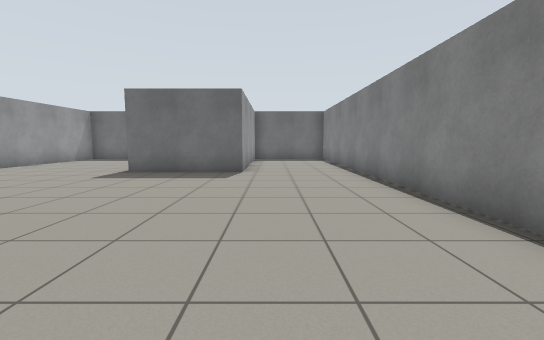
view 1 (above)

16 first-person views from a walk through a world built for the Gazebo simulator. The camera is 0.94 m above the floor, tilts 6° down and sees 90° across. The floor is counted in squares, 1 m on a side. Each view is taken from the middle of a square. On the plan, view 1 faces up. The plan holds only what a view shows up to about 11 squares ahead; the rest is blank.

view 2
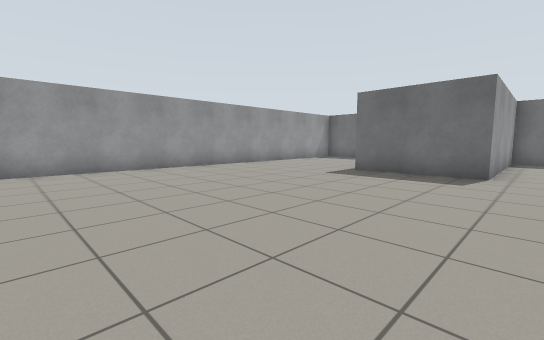

view 3
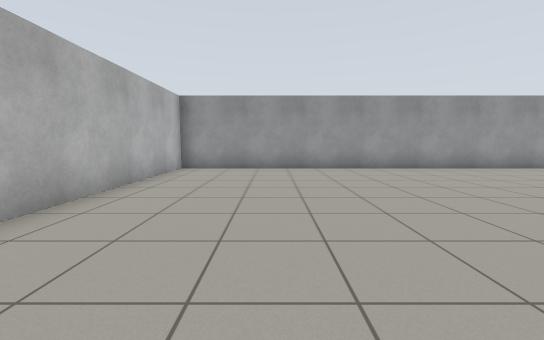

view 4
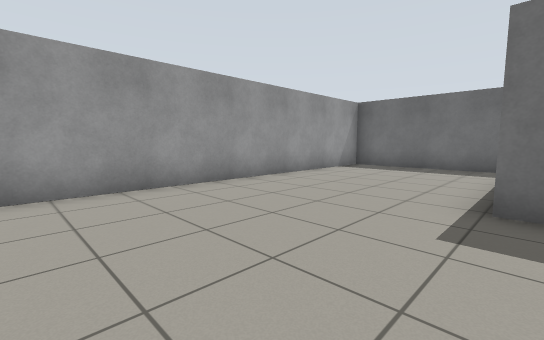

view 5
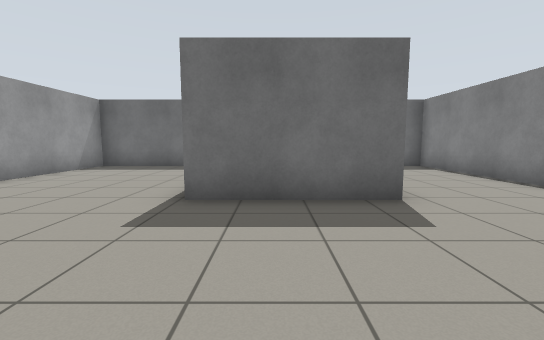

view 6
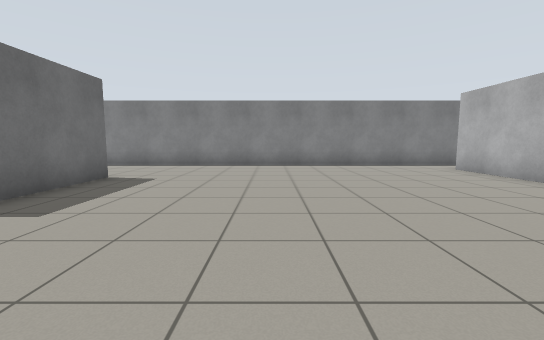

view 7
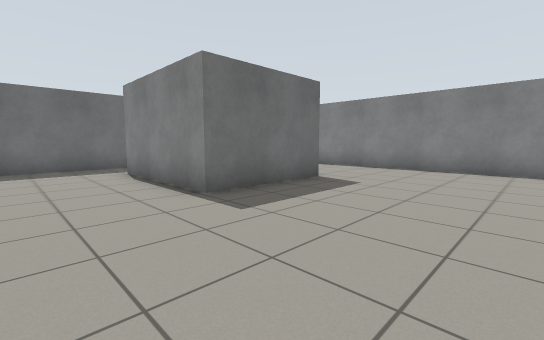

view 8
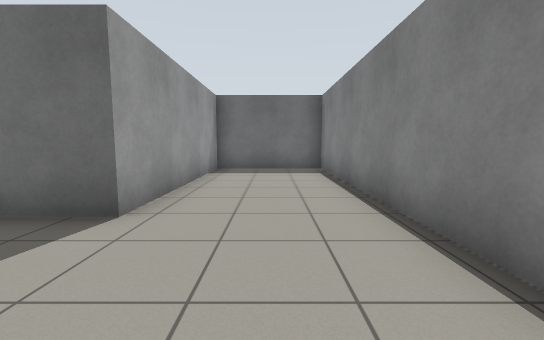

view 9
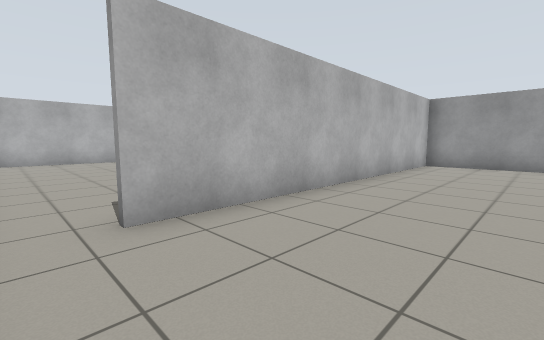

view 10
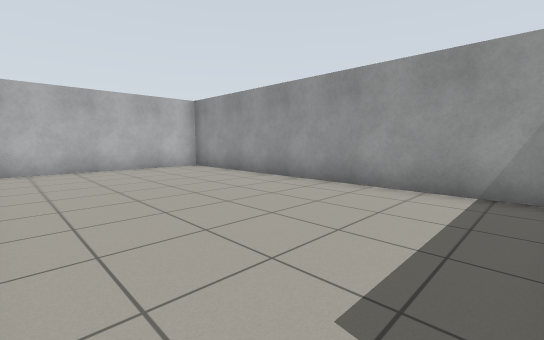

view 11
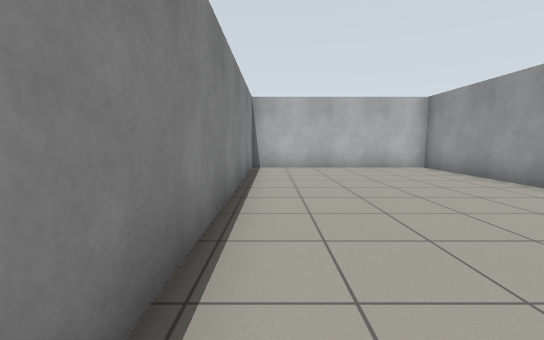

view 12
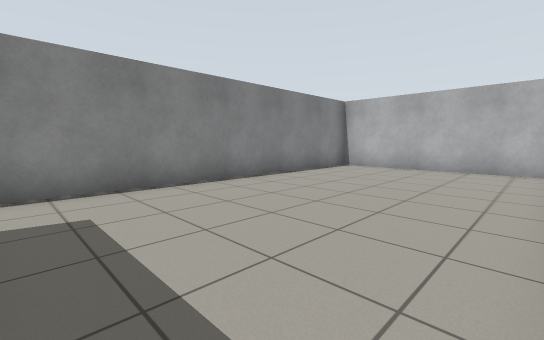

view 13
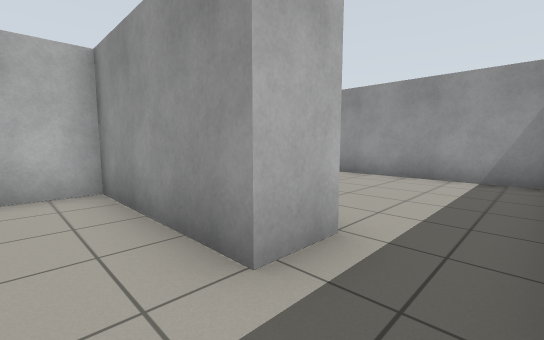

view 14
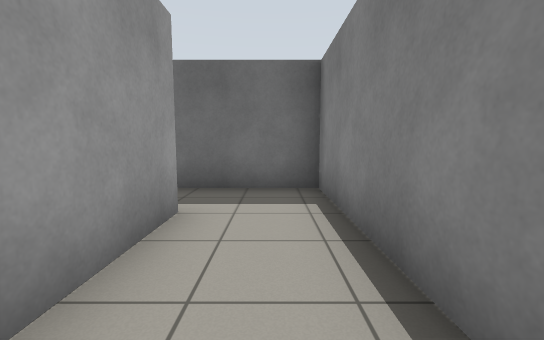

view 15
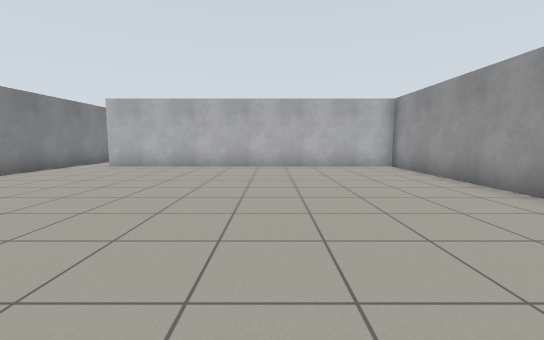

view 16
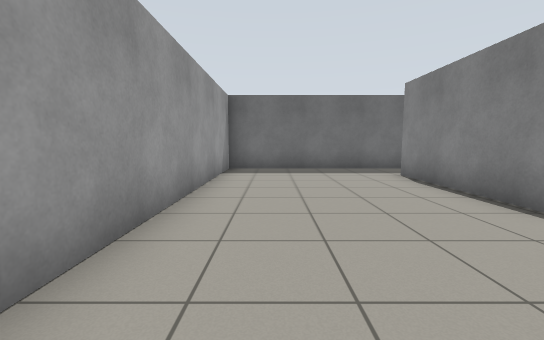

### Floor plan
Points are (right, up) in squares from view 1. A wall is a line through its corners. A room is listed if a view was taken in it or the views show most of it. See-through windows are left out.
Room 1 (views 1, 2, 3, 4, 5, 6, 7, 8, 9, 15, 16)
walls: (-3.5, 14.4) (-9.5, 14.4) (-9.5, -2.2) (1.1, -2.2); (-0.9, 14.5) (-0.9, 8.3) (-4.4, 8.3) (-4.4, 12.6) (-3.3, 12.6); (2.7, -2.6) (2.7, 14.4) (-1, 14.4)
ways out: opening at (2, -2) to room 2; opening at (-4, 13.5) to room 3
Room 2 (views 10, 11, 12)
walls: (-3.5, -2.9) (-3.5, -12.8) (2.7, -12.8) (2.7, -2.6)
ways out: opening at (2, -2) to room 1
Room 3 (views 13, 14)
walls: (-3.3, 12.6) (-3.3, 8.5) (-1.9, 8.5); (-1.1, 9.9) (-1.1, 14.5); (-1, 14.4) (-3.5, 14.4)
ways out: opening at (-4, 13.5) to room 1

Where each view was taken, in squares from view 1:
view 1: 0 up, 0 right, facing up
view 2: 0 up, 0 right, facing up-left
view 3: 1 up, 0 right, facing left
view 4: 4 up, 4 left, facing up-left
view 5: 4 up, 3 left, facing up
view 6: 4 up, 8 left, facing right
view 7: 4 up, 7 left, facing up-right
view 8: 5 up, 1 right, facing up
view 9: 1 up, 2 right, facing down-left
view 10: 3 down, 2 right, facing down-left
view 11: 3 down, 2 right, facing down
view 12: 3 down, 3 left, facing down-right
view 13: 14 up, 2 left, facing down-left
view 14: 9 up, 2 left, facing up
view 15: 8 up, 5 left, facing down
view 16: 5 up, 8 left, facing up
